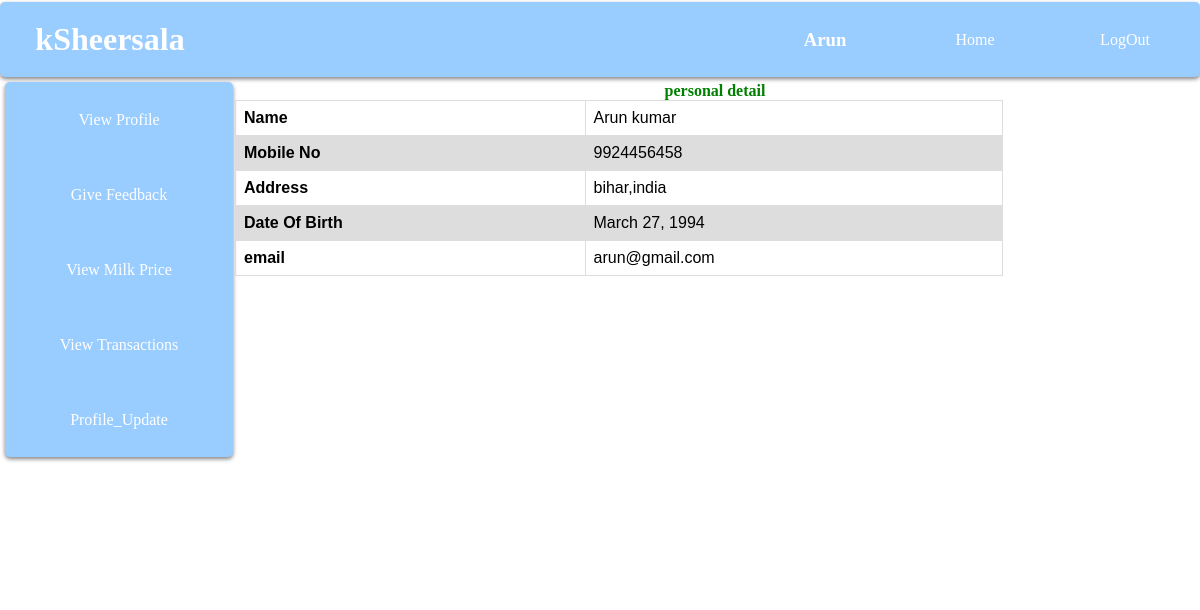
The page /seller/profile/ (signed in) on the database its author committed.
### seller/models.py (models this page shows, shortened)
class Sellers_Records(models.Model):
    username   = models.CharField(max_length=20,primary_key=True )
    first_name = models.CharField(max_length=20)
    last_name  = models.CharField(max_length=20)
    address    = models.CharField(max_length=100, null=True)
    email      = models.EmailField(blank=True)
    dob        = models.DateField()
    phone_regex = RegexValidator(regex=r'^\+?1?\d{9,10}$', message="Phone number must have 10 digits.")
    mobile_number = models.CharField(validators=[phone_regex], max_length=10, null=True)  # validators should be a list
    marital_status = models.CharField(max_length=20,choices=marital_status,default='YES')

### seller/views.py (the view)
@login_required (login_url='/seller/login/')
def seller_profile(request):
    username = request.user.username
    user_record = Sellers_Records.objects.get(username=username)
    return render(request,'seller/profile.html',{'user_record': user_record},)

### seller/templates/seller/profile.html (shortened to what this page needs)
{% extends "seller/base.html" %}
{% block content %}
<h4 style="color: green" > personal detail  </h4>
<table  style="width:80%" >
    <tr>
    <th>Name</th>
     <td> {{user_record.first_name  }} {{user_record.last_name }} </td>
    </tr>
    <tr>
      <th>Mobile No </th> <td> {{user_record.mobile_number }}</td>
  </tr>
    <tr>
      <th>Address</th> <td> {{user_record.address }}</td>
  </tr>
    <tr>
     <th>Date Of Birth </th> <td>  {{user_record.dob}}</td>
    </tr>
<tr>
     <th>email </th>  <td> {{user_record.email }}</td>
</table>
<br>
{% endblock %}

### seller/templates/seller/base.html (shortened to what this page needs)
  <!DOCTYPE html>
<html>
<head>
 </head>
<body>
   <div id="wrapper">
      <div id="header">
          <ul id="header-navbar">
            <li><a href="/seller/logout/"> LogOut</a> </li>
            <li class="active"><a href="/home/">   Home </a></li>
          </ul>
      <div id ="title" >
           <h1 class="pro-name"> kSheersala </h1>
      </div>
           <div id="staff_profile">
                <ul id="header-navbar">
                    <li><a href="/seller/profile/">  <h3 class="pro-name">{{user_record.first_name}} </h3></a> </li>
               </ul>
           </div>
      </div>
      <div id="content">
          <div id="left-panel">
                   <div id="navbar">
                               <ul >
                                <li><a href="/seller/profile/"> View Profile</a></li>
				                   <li><a href='/seller/review/'>Give Feedback</a></li>
                                   <li><a href="/seller/milk_rate/" >View Milk Price</a> </li>
                                   <li><a href="/seller/transactions/" > View Transactions</a> </li>
                                    <li><a href="/seller/profile_edit/" > Profile_Update</a> </li>
                               </ul>
                   </div>
           </div>
           <div id = "right-panel" >
               {% block content %}
               {% endblock %}
          </div>
      </div>
  </div>
</body>
</html>

### rows shown on the page
Sellers_Records: first_name "Arun", last_name "kumar", mobile_number "9924456458", address "bihar,india", dob "March 27, 1994", email "arun@gmail.com"
